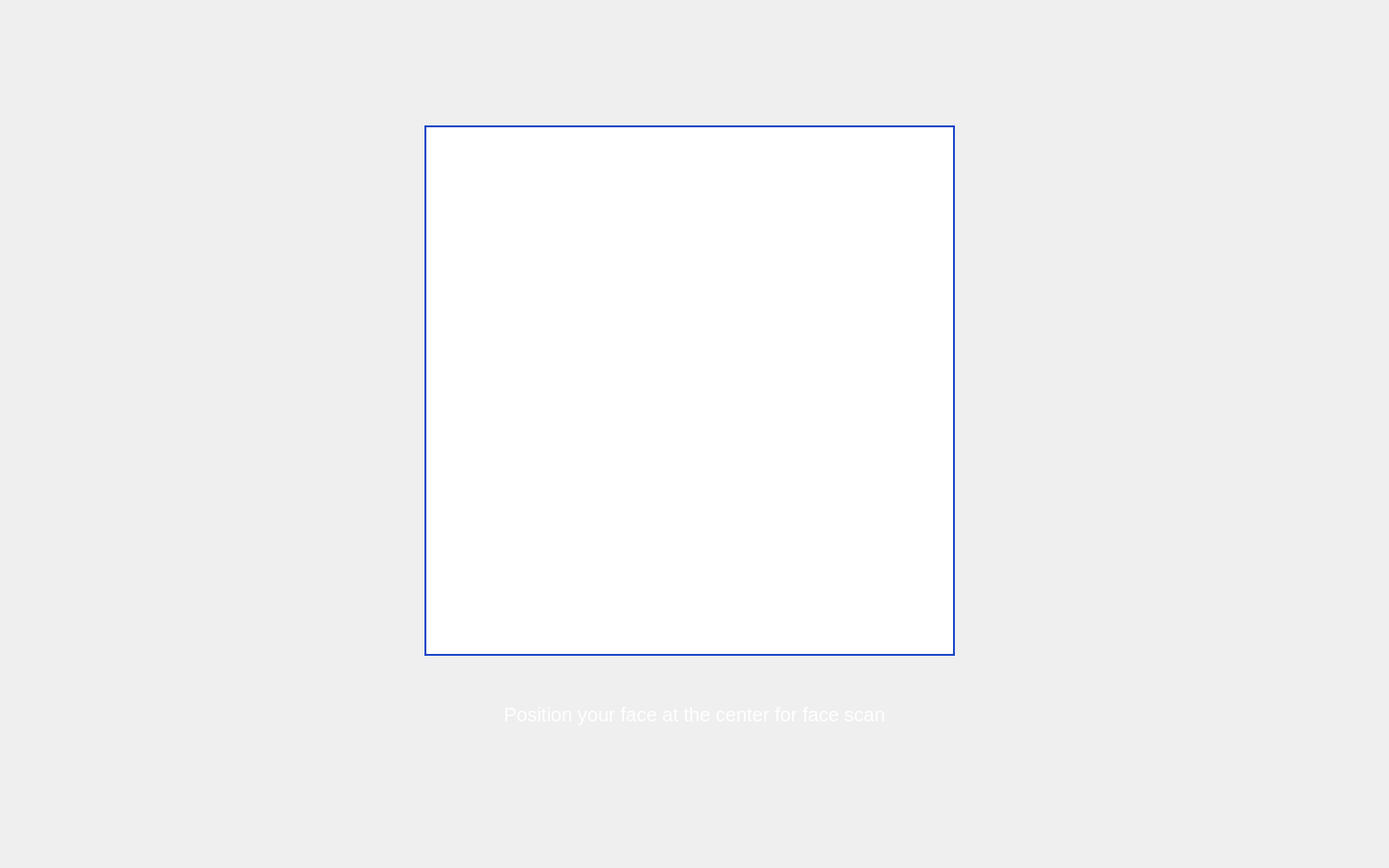
<?xml version="1.0" encoding="UTF-8"?>
<ui version="4.0">
 <class>Form</class>
 <widget class="QWidget" name="Form">
  <property name="geometry">
   <rect>
    <x>0</x>
    <y>0</y>
    <width>1440</width>
    <height>900</height>
   </rect>
  </property>
  <property name="windowTitle">
   <string>Form</string>
  </property>
  <widget class="QLabel" name="bg_label">
   <property name="geometry">
    <rect>
     <x>0</x>
     <y>0</y>
     <width>1440</width>
     <height>900</height>
    </rect>
   </property>
   <property name="text">
    <string/>
   </property>
   <property name="pixmap">
    <pixmap>../icons/gradient-bg.png</pixmap>
   </property>
   <property name="scaledContents">
    <bool>true</bool>
   </property>
  </widget>
  <widget class="QLabel" name="face_label">
   <property name="geometry">
    <rect>
     <x>440</x>
     <y>130</y>
     <width>550</width>
     <height>550</height>
    </rect>
   </property>
   <property name="toolTipDuration">
    <number>2</number>
   </property>
   <property name="styleSheet">
    <string notr="true">
    border: 2px solid #204ac8;
    background-color: white;</string>
   </property>
   <property name="text">
    <string/>
   </property>
  </widget>
  <widget class="QLabel" name="label">
   <property name="geometry">
    <rect>
     <x>0</x>
     <y>720</y>
     <width>1440</width>
     <height>41</height>
    </rect>
   </property>
   <property name="styleSheet">
    <string notr="true">font-family: 'Poppins';
font-size: 15pt;
color:white;
background: none;</string>
   </property>
   <property name="text">
    <string>Position your face at the center for face scan</string>
   </property>
   <property name="alignment">
    <set>Qt::AlignCenter</set>
   </property>
  </widget>
 </widget>
 <resources/>
 <connections/>
</ui>
